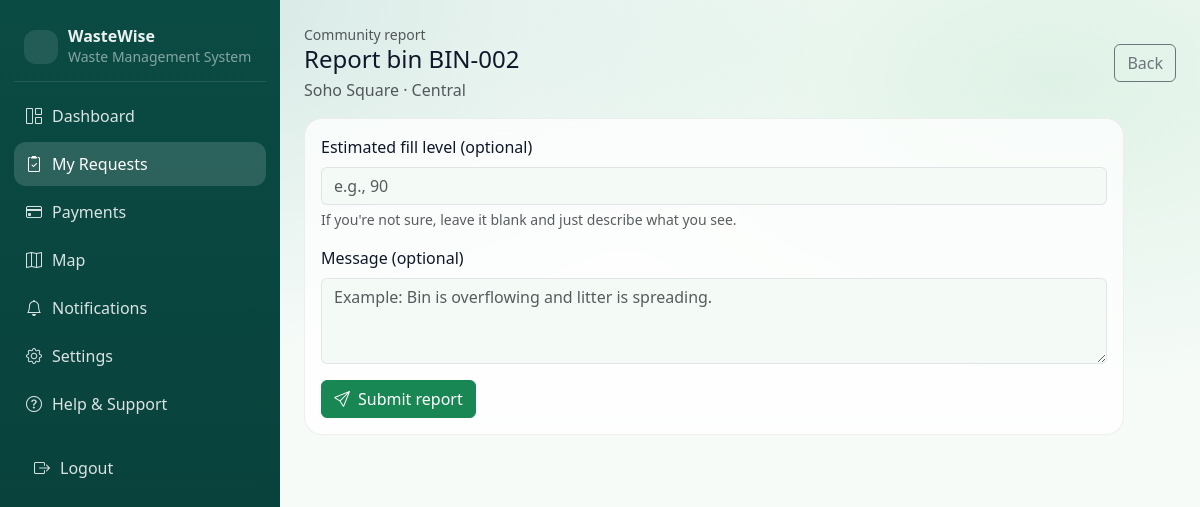
Screenshot of /bins/2/report (signed in) with the database file from the repository.
### app/models.py (models this page shows)
class Bin(db.Model):
    __tablename__ = "bins"
    id = db.Column(db.Integer, primary_key=True)
    bin_code = db.Column(db.String(30), unique=True, nullable=False, index=True)
    location_name = db.Column(db.String(140), nullable=False)
    area = db.Column(db.String(80), nullable=True, index=True)
    latitude = db.Column(db.Float, nullable=False)
    longitude = db.Column(db.Float, nullable=False)
    waste_type = db.Column(db.String(30), nullable=False, default="General")
    fill_level = db.Column(db.Integer, nullable=False, default=0)  # 0..100
    status = db.Column(db.String(20), nullable=False, default="Empty")  # Empty|Moderate|Full|Overflow
    last_updated_at = db.Column(db.DateTime(timezone=True), nullable=False, default=utcnow)
    readings = db.relationship("SensorReading", back_populates="bin", lazy="dynamic", cascade="all, delete-orphan")
    alerts = db.relationship("Alert", back_populates="bin", lazy="dynamic", cascade="all, delete-orphan")

### app/blueprints/public/routes.py (the view)
@bp.get("/bins/<int:bin_id>/report")
@login_required
@role_required("user")
def report_bin_get(bin_id: int):
    b = db.session.get(Bin, bin_id)
    if not b:
        flash("Bin not found.", "danger")
        return redirect(url_for("public.bins"))
    tpl = "user/report_bin.html" if current_user.is_user else "report_bin.html"
    return render_template(tpl, b=b)

### app/models.py (called while the page is built)
@login_manager.user_loader
def load_user(user_id: str):
    try:
        return db.session.get(User, int(user_id))
    except Exception:
        return None

    @property
    def is_user(self) -> bool:
        return self.canonical_role == "user"

    @property
    def canonical_role(self) -> str:
        if self.role == "collector":
            return "worker"
        if self.role == "public":
            return "user"
        return self.role

### app/utils/security.py (called while the page is built)
def _canonical_role(role: str) -> str:
    return _ROLE_ALIASES.get((role or "").strip(), (role or "").strip())

def role_required(*roles: str):
    def decorator(view_fn):
        @wraps(view_fn)
        def wrapped(*args, **kwargs):
            if not current_user.is_authenticated:
                abort(401)
            allowed = {_canonical_role(r) for r in roles}
            if _canonical_role(getattr(current_user, "role", "")) not in allowed:
                abort(403)
            return view_fn(*args, **kwargs)
        return wrapped
    return decorator

### app/templates/user/report_bin.html (shortened to what this page needs)
{% extends "shared/dash_layout.html" %}
{% block sidebar %}
  {% set active = 'bins' %}
  {% include "user/_sidebar.html" %}
{% endblock %}
{% block dash_content %}
  <div class="dash-topbar mb-3">
    <div>
      <div class="text-muted small">Community report</div>
      <h1 class="h4 mb-1">Report bin {{ b.bin_code }}</h1>
      <div class="text-muted">{{ b.location_name }} · {{ b.area or 'Unknown area' }}</div>
    </div>
    <a class="btn btn-outline-secondary" href="{{ url_for('public.bin_detail', bin_id=b.id) }}">Back</a>
  </div>
  <div class="dash-card p-3" style="max-width: 820px;">
    <form method="post" action="{{ url_for('public.report_bin_post', bin_id=b.id) }}">
      <div class="mb-3">
        <label class="form-label">Estimated fill level (optional)</label>
        <input class="form-control" type="number" min="0" max="100" name="reported_level" placeholder="e.g., 90">
        <div class="form-text">If you're not sure, leave it blank and just describe what you see.</div>
      </div>
      <div class="mb-3">
        <label class="form-label">Message (optional)</label>
        <textarea class="form-control" name="message" rows="3" placeholder="Example: Bin is overflowing and litter is spreading."></textarea>
      </div>
      <button class="btn btn-success" type="submit"><i class="bi bi-send me-2"></i>Submit report</button>
    </form>
  </div>
{% endblock %}

### app/static/css/app.css (style rules this page uses)
:root { --sw-primary: #0b5b50; --sw-primary-2: #0f7b6c; --sw-accent: #16a34a; --sw-bg: #f4fbf7; --sw-surface: #ffffff; --sw-ink: #0f172a; --sw-muted: #475569; --sw-border: rgba(2, 6, 23, .10); --app-green: var(--sw-primary-2); --app-green-dark: var(--sw-primary); --app-accent: #a7f3d0; --app-bg: var(--sw-bg); --app-ink: var(--sw-ink); --app-muted: var(--sw-muted); --bs-primary: var(--sw-primary); --bs-primary-rgb: 11, 91, 80; --bs-success: var(--sw-accent); --bs-success-rgb: 22, 163, 74; --bs-body-bg: var(--sw-bg); --bs-body-color: var(--sw-ink); --bs-link-color: var(--sw-primary-2); --bs-link-color-rgb: 15, 123, 108; --bs-link-hover-color: var(--sw-primary); --bs-border-color: var(--sw-border); }
.bg-dash { background: radial-gradient(1200px 650px at 15% 0%, rgba(15,123,108,.14), transparent 55%), radial-gradient(900px 520px at 88% 10%, rgba(22,163,74,.10), transparent 60%), #f6fbf8; color: var(--sw-ink); }
.dash-card { border: 1px solid rgba(2,6,23,.06); border-radius: 18px; background: rgba(255,255,255,.75); backdrop-filter: blur(10px); }
.dash-topbar { display:flex; align-items:center; justify-content: space-between; gap: 16px; }

### rows the page displays
Bin: bin_code "BIN-002", location_name "Soho Square", area "Central"
